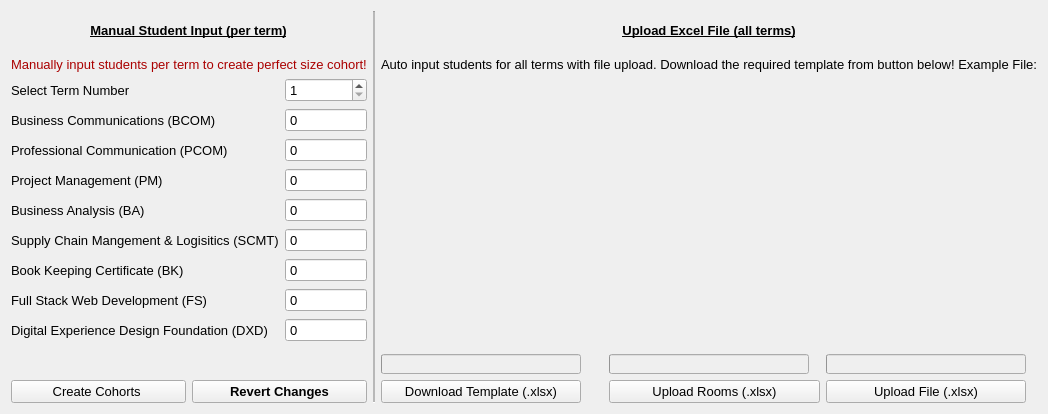
     <widget class="QWidget" name="StudentsInput">
      <attribute name="title">
       <string>Students Input</string>
      </attribute>
      <layout class="QVBoxLayout" name="verticalLayout_2">
       <item>
        <layout class="QGridLayout" name="StudentInputGrid">
         <item row="0" column="3" colspan="3" alignment="Qt::AlignHCenter|Qt::AlignVCenter">
          <widget class="QLabel" name="FileUploadText">
           <property name="sizePolicy">
            <sizepolicy hsizetype="Fixed" vsizetype="Fixed">
             <horstretch>0</horstretch>
             <verstretch>0</verstretch>
            </sizepolicy>
           </property>
           <property name="minimumSize">
            <size>
             <width>0</width>
             <height>40</height>
            </size>
           </property>
           <property name="maximumSize">
            <size>
             <width>250</width>
             <height>40</height>
            </size>
           </property>
           <property name="font">
            <font>
             <pointsize>10</pointsize>
            </font>
           </property>
           <property name="text">
            <string>&lt;html&gt;&lt;head/&gt;&lt;body&gt;&lt;p align=&quot;center&quot;&gt;&lt;span style=&quot; font-size:10pt; font-weight:600; text-decoration: underline;&quot;&gt;Upload Excel File (all terms)&lt;/span&gt;&lt;/p&gt;&lt;/body&gt;&lt;/html&gt;</string>
           </property>
          </widget>
         </item>
         <item row="5" column="3">
          <widget class="QProgressBar" name="ProgressBarDownload">
           <property name="enabled">
            <bool>false</bool>
           </property>
           <property name="minimumSize">
            <size>
             <width>200</width>
             <height>20</height>
            </size>
           </property>
           <property name="maximumSize">
            <size>
             <width>200</width>
             <height>20</height>
            </size>
           </property>
           <property name="font">
            <font>
             <pointsize>10</pointsize>
            </font>
           </property>
           <property name="value">
            <number>0</number>
           </property>
           <property name="alignment">
            <set>Qt::AlignLeading|Qt::AlignLeft|Qt::AlignVCenter</set>
           </property>
           <property name="textVisible">
            <bool>false</bool>
           </property>
           <property name="format">
            <string>Downloading template ... %p%</string>
           </property>
          </widget>
         </item>
         <item row="1" column="0" colspan="2" alignment="Qt::AlignHCenter|Qt::AlignTop">
          <widget class="QLabel" name="label_2">
           <property name="sizePolicy">
            <sizepolicy hsizetype="Fixed" vsizetype="Fixed">
             <horstretch>0</horstretch>
             <verstretch>0</verstretch>
            </sizepolicy>
           </property>
           <property name="font">
            <font>
             <pointsize>10</pointsize>
            </font>
           </property>
           <property name="text">
            <string>&lt;html&gt;&lt;head/&gt;&lt;body&gt;&lt;p&gt;&lt;span style=&quot; color:#aa0000;&quot;&gt;Manually input students per term to create perfect size cohort!&lt;/span&gt;&lt;/p&gt;&lt;/body&gt;&lt;/html&gt;</string>
           </property>
           <property name="alignment">
            <set>Qt::AlignLeading|Qt::AlignLeft|Qt::AlignVCenter</set>
           </property>
          </widget>
         </item>
         <item row="1" column="3" colspan="3" alignment="Qt::AlignHCenter">
          <widget class="QLabel" name="label">
           <property name="sizePolicy">
            <sizepolicy hsizetype="Fixed" vsizetype="Fixed">
             <horstretch>0</horstretch>
             <verstretch>0</verstretch>
            </sizepolicy>
           </property>
           <property name="font">
            <font>
             <pointsize>10</pointsize>
            </font>
           </property>
           <property name="text">
            <string>&lt;html&gt;&lt;head/&gt;&lt;body&gt;&lt;p&gt;&lt;span style=&quot; color:#aa0000;&quot;&gt;Auto input students for &lt;/span&gt;&lt;span style=&quot; font-style:italic; color:#aa0000;&quot;&gt;all &lt;/span&gt;&lt;span style=&quot; color:#aa0000;&quot;&gt;terms with file upload. Download the required template from button below!&lt;/span&gt;&lt;/p&gt;&lt;p&gt;&lt;span style=&quot; font-weight:600; color:#000000;&quot;&gt;Example File:&lt;/span&gt;&lt;/p&gt;&lt;/body&gt;&lt;/html&gt;</string>
           </property>
          </widget>
         </item>
         <item row="4" column="0" rowspan="2" colspan="2">
          <widget class="QLabel" name="MacEwanLogo">
           <property name="font">
            <font>
             <pointsize>10</pointsize>
            </font>
           </property>
           <property name="text">
            <string/>
           </property>
           <property name="pixmap">
            <pixmap>Images/MacEwanLogo.jpg</pixmap>
           </property>
           <property name="scaledContents">
            <bool>false</bool>
           </property>
          </widget>
         </item>
         <item row="6" column="0">
          <widget class="QPushButton" name="CreateCohort">
           <property name="sizePolicy">
            <sizepolicy hsizetype="Fixed" vsizetype="Fixed">
             <horstretch>0</horstretch>
             <verstretch>0</verstretch>
            </sizepolicy>
           </property>
           <property name="maximumSize">
            <size>
             <width>200</width>
             <height>30</height>
            </size>
           </property>
           <property name="font">
            <font>
             <pointsize>10</pointsize>
            </font>
           </property>
           <property name="text">
            <string>Create Cohorts </string>
           </property>
          </widget>
         </item>
         <item row="0" column="0" colspan="2" alignment="Qt::AlignHCenter|Qt::AlignVCenter">
          <widget class="QLabel" name="ManualInputText">
           <property name="sizePolicy">
            <sizepolicy hsizetype="Fixed" vsizetype="Fixed">
             <horstretch>0</horstretch>
             <verstretch>0</verstretch>
            </sizepolicy>
           </property>
           <property name="minimumSize">
            <size>
             <width>0</width>
             <height>40</height>
            </size>
           </property>
           <property name="maximumSize">
            <size>
             <width>250</width>
             <height>40</height>
            </size>
           </property>
           <property name="font">
            <font>
             <family>MS Shell Dlg 2</family>
             <pointsize>10</pointsize>
             <weight>50</weight>
             <italic>false</italic>
             <bold>false</bold>
            </font>
           </property>
           <property name="text">
            <string>&lt;html&gt;&lt;head/&gt;&lt;body&gt;&lt;p align=&quot;center&quot;&gt;&lt;span style=&quot; font-weight:600; text-decoration: underline;&quot;&gt;Manual Student Input (per term)&lt;/span&gt;&lt;/p&gt;&lt;/body&gt;&lt;/html&gt;</string>
           </property>
          </widget>
         </item>
         <item row="5" column="5">
          <widget class="QProgressBar" name="ProgressBarUpload">
           <property name="enabled">
            <bool>false</bool>
           </property>
           <property name="minimumSize">
            <size>
             <width>200</width>
             <height>20</height>
            </size>
           </property>
           <property name="maximumSize">
            <size>
             <width>200</width>
             <height>20</height>
            </size>
           </property>
           <property name="font">
            <font>
             <pointsize>10</pointsize>
             <weight>50</weight>
             <italic>false</italic>
             <bold>false</bold>
             <underline>false</underline>
            </font>
           </property>
           <property name="value">
            <number>0</number>
           </property>
           <property name="alignment">
            <set>Qt::AlignLeading|Qt::AlignLeft|Qt::AlignVCenter</set>
           </property>
           <property name="textVisible">
            <bool>false</bool>
           </property>
           <property name="orientation">
            <enum>Qt::Horizontal</enum>
           </property>
           <property name="invertedAppearance">
            <bool>false</bool>
           </property>
           <property name="format">
            <string>Uploading student input file ... %p%</string>
           </property>
          </widget>
         </item>
         <item row="2" column="0" rowspan="2" colspan="2">
          <layout class="QGridLayout" name="ManualInputLayout">
           <item row="5" column="0">
            <widget class="QLabel" name="SCMT">
             <property name="font">
              <font>
               <family>MS Shell Dlg 2</family>
               <pointsize>10</pointsize>
               <weight>50</weight>
               <italic>false</italic>
               <bold>false</bold>
               <underline>false</underline>
              </font>
             </property>
             <property name="text">
              <string>Supply Chain Mangement &amp; Logisitics (SCMT)</string>
             </property>
            </widget>
           </item>
           <item row="4" column="0">
            <widget class="QLabel" name="BA">
             <property name="font">
              <font>
               <family>MS Shell Dlg 2</family>
               <pointsize>10</pointsize>
               <weight>50</weight>
               <italic>false</italic>
               <bold>false</bold>
               <underline>false</underline>
              </font>
             </property>
             <property name="text">
              <string>Business Analysis (BA)</string>
             </property>
            </widget>
           </item>
           <item row="3" column="0">
            <widget class="QLabel" name="PM">
             <property name="font">
              <font>
               <family>MS Shell Dlg 2</family>
               <pointsize>10</pointsize>
               <weight>50</weight>
               <italic>false</italic>
               <bold>false</bold>
               <underline>false</underline>
              </font>
             </property>
             <property name="text">
              <string>Project Management (PM)</string>
             </property>
            </widget>
           </item>
           <item row="2" column="0">
            <widget class="QLabel" name="PCOM">
             <property name="font">
              <font>
               <family>MS Shell Dlg 2</family>
               <pointsize>10</pointsize>
               <weight>50</weight>
               <italic>false</italic>
               <bold>false</bold>
               <underline>false</underline>
              </font>
             </property>
             <property name="text">
              <string>Professional Communication (PCOM)</string>
             </property>
            </widget>
           </item>
           <item row="7" column="0">
            <widget class="QLabel" name="FS">
             <property name="font">
              <font>
               <family>MS Shell Dlg 2</family>
               <pointsize>10</pointsize>
               <weight>50</weight>
               <italic>false</italic>
               <bold>false</bold>
               <underline>false</underline>
              </font>
             </property>
             <property name="text">
              <string>Full Stack Web Development (FS)</string>
             </property>
            </widget>
           </item>
           <item row="8" column="0">
            <widget class="QLabel" name="DXD">
             <property name="font">
              <font>
               <family>MS Shell Dlg 2</family>
               <pointsize>10</pointsize>
               <weight>50</weight>
               <italic>false</italic>
               <bold>false</bold>
               <underline>false</underline>
              </font>
             </property>
             <property name="text">
              <string>Digital Experience Design Foundation (DXD)</string>
             </property>
            </widget>
           </item>
           <item row="6" column="0">
            <widget class="QLabel" name="BK">
             <property name="font">
              <font>
               <family>MS Shell Dlg 2</family>
               <pointsize>10</pointsize>
               <weight>50</weight>
               <italic>false</italic>
               <bold>false</bold>
               <underline>false</underline>
              </font>
             </property>
             <property name="text">
              <string>Book Keeping Certificate (BK)</string>
             </property>
            </widget>
           </item>
           <item row="0" column="1">
            <widget class="QSpinBox" name="TermInput">
             <property name="font">
              <font>
               <family>MS Shell Dlg 2</family>
               <pointsize>10</pointsize>
               <weight>50</weight>
               <italic>false</italic>
               <bold>false</bold>
              </font>
             </property>
             <property name="autoFillBackground">
              <bool>false</bool>
             </property>
             <property name="minimum">
              <number>1</number>
             </property>
             <property name="maximum">
              <number>3</number>
             </property>
            </widget>
           </item>
           <item row="0" column="0">
            <widget class="QLabel" name="TermNum">
             <property name="font">
              <font>
               <family>MS Shell Dlg 2</family>
               <pointsize>10</pointsize>
               <weight>50</weight>
               <italic>false</italic>
               <bold>false</bold>
               <underline>false</underline>
              </font>
             </property>
             <property name="text">
              <string>Select Term Number</string>
             </property>
            </widget>
           </item>
           <item row="1" column="0">
            <widget class="QLabel" name="BCOM">
             <property name="font">
              <font>
               <family>MS Shell Dlg 2</family>
               <pointsize>10</pointsize>
               <weight>50</weight>
               <italic>false</italic>
               <bold>false</bold>
               <underline>false</underline>
              </font>
             </property>
             <property name="text">
              <string>Business Communications (BCOM)</string>
             </property>
            </widget>
           </item>
           <item row="1" column="1">
            <widget class="QSpinBox" name="BCOMinput">
             <property name="font">
              <font>
               <family>MS Shell Dlg 2</family>
               <pointsize>10</pointsize>
               <weight>50</weight>
               <italic>false</italic>
               <bold>false</bold>
              </font>
             </property>
             <property name="buttonSymbols">
              <enum>QAbstractSpinBox::NoButtons</enum>
             </property>
             <property name="maximum">
              <number>555</number>
             </property>
            </widget>
           </item>
           <item row="2" column="1">
            <widget class="QSpinBox" name="PCOMinput">
             <property name="font">
              <font>
               <family>MS Shell Dlg 2</family>
               <pointsize>10</pointsize>
               <weight>50</weight>
               <italic>false</italic>
               <bold>false</bold>
              </font>
             </property>
             <property name="buttonSymbols">
              <enum>QAbstractSpinBox::NoButtons</enum>
             </property>
             <property name="maximum">
              <number>555</number>
             </property>
            </widget>
           </item>
           <item row="3" column="1">
            <widget class="QSpinBox" name="PMinput">
             <property name="font">
              <font>
               <family>MS Shell Dlg 2</family>
               <pointsize>10</pointsize>
               <weight>50</weight>
               <italic>false</italic>
               <bold>false</bold>
              </font>
             </property>
             <property name="buttonSymbols">
              <enum>QAbstractSpinBox::NoButtons</enum>
             </property>
             <property name="maximum">
              <number>555</number>
             </property>
            </widget>
           </item>
           <item row="4" column="1">
            <widget class="QSpinBox" name="BAinput">
             <property name="font">
              <font>
               <family>MS Shell Dlg 2</family>
               <pointsize>10</pointsize>
               <weight>50</weight>
               <italic>false</italic>
               <bold>false</bold>
              </font>
             </property>
             <property name="buttonSymbols">
              <enum>QAbstractSpinBox::NoButtons</enum>
             </property>
             <property name="maximum">
              <number>555</number>
             </property>
            </widget>
           </item>
           <item row="5" column="1">
            <widget class="QSpinBox" name="SCMTinput">
             <property name="font">
              <font>
               <family>MS Shell Dlg 2</family>
               <pointsize>10</pointsize>
               <weight>50</weight>
               <italic>false</italic>
               <bold>false</bold>
              </font>
             </property>
             <property name="buttonSymbols">
              <enum>QAbstractSpinBox::NoButtons</enum>
             </property>
             <property name="maximum">
              <number>555</number>
             </property>
            </widget>
           </item>
           <item row="6" column="1">
            <widget class="QSpinBox" name="BKinput">
             <property name="font">
              <font>
               <family>MS Shell Dlg 2</family>
               <pointsize>10</pointsize>
               <weight>50</weight>
               <italic>false</italic>
               <bold>false</bold>
              </font>
             </property>
             <property name="buttonSymbols">
              <enum>QAbstractSpinBox::NoButtons</enum>
             </property>
             <property name="maximum">
              <number>555</number>
             </property>
            </widget>
           </item>
           <item row="7" column="1">
            <widget class="QSpinBox" name="FSinput">
             <property name="font">
              <font>
               <family>MS Shell Dlg 2</family>
               <pointsize>10</pointsize>
               <weight>50</weight>
               <italic>false</italic>
               <bold>false</bold>
              </font>
             </property>
             <property name="buttonSymbols">
              <enum>QAbstractSpinBox::NoButtons</enum>
             </property>
             <property name="maximum">
              <number>555</number>
             </property>
            </widget>
           </item>
           <item row="8" column="1">
            <widget class="QSpinBox" name="DXDinput">
             <property name="font">
              <font>
               <family>MS Shell Dlg 2</family>
               <pointsize>10</pointsize>
               <weight>50</weight>
               <italic>false</italic>
               <bold>false</bold>
              </font>
             </property>
             <property name="buttonSymbols">
              <enum>QAbstractSpinBox::NoButtons</enum>
             </property>
             <property name="maximum">
              <number>555</number>
             </property>
            </widget>
           </item>
          </layout>
         </item>
         <item row="2" column="3" rowspan="3" colspan="3">
          <widget class="QLabel" name="inputTemplate">
           <property name="sizePolicy">
            <sizepolicy hsizetype="Fixed" vsizetype="Fixed">
             <horstretch>0</horstretch>
             <verstretch>0</verstretch>
            </sizepolicy>
           </property>
           <property name="font">
            <font>
             <pointsize>10</pointsize>
            </font>
           </property>
           <property name="text">
            <string/>
           </property>
           <property name="pixmap">
            <pixmap>Images/StudentInputExample.png</pixmap>
           </property>
           <property name="scaledContents">
            <bool>false</bool>
           </property>
           <property name="alignment">
            <set>Qt::AlignHCenter|Qt::AlignTop</set>
           </property>
           <property name="wordWrap">
            <bool>false</bool>
           </property>
          </widget>
         </item>
         <item row="0" column="2" rowspan="7">
          <widget class="Line" name="VerticalLine">
           <property name="windowModality">
            <enum>Qt::NonModal</enum>
           </property>
           <property name="enabled">
            <bool>true</bool>
           </property>
           <property name="sizePolicy">
            <sizepolicy hsizetype="Fixed" vsizetype="Fixed">
             <horstretch>0</horstretch>
             <verstretch>0</verstretch>
            </sizepolicy>
           </property>
           <property name="minimumSize">
            <size>
             <width>2</width>
             <height>0</height>
            </size>
           </property>
           <property name="maximumSize">
            <size>
             <width>0</width>
             <height>10000</height>
            </size>
           </property>
           <property name="font">
            <font>
             <pointsize>10</pointsize>
            </font>
           </property>
           <property name="layoutDirection">
            <enum>Qt::LeftToRight</enum>
           </property>
           <property name="frameShadow">
            <enum>QFrame::Sunken</enum>
           </property>
           <property name="lineWidth">
            <number>1</number>
           </property>
           <property name="midLineWidth">
            <number>200</number>
           </property>
           <property name="orientation">
            <enum>Qt::Vertical</enum>
           </property>
          </widget>
         </item>
         <item row="6" column="1">
          <widget class="QPushButton" name="RevertButton">
           <property name="sizePolicy">
            <sizepolicy hsizetype="Fixed" vsizetype="Fixed">
             <horstretch>0</horstretch>
             <verstretch>0</verstretch>
            </sizepolicy>
           </property>
           <property name="maximumSize">
            <size>
             <width>200</width>
             <height>30</height>
            </size>
           </property>
           <property name="font">
            <font>
             <family>MS Shell Dlg 2</family>
             <pointsize>10</pointsize>
             <weight>75</weight>
             <italic>false</italic>
             <bold>true</bold>
             <underline>false</underline>
            </font>
           </property>
           <property name="toolTip">
            <string notr="true"/>
           </property>
           <property name="statusTip">
            <string notr="true"/>
           </property>
           <property name="whatsThis">
            <string comment="Revert changes" extracomment="Revert changes"/>
           </property>
           <property name="styleSheet">
            <string notr="true"/>
           </property>
           <property name="text">
            <string>Revert Changes</string>
           </property>
           <property name="checkable">
            <bool>false</bool>
           </property>
           <property name="checked">
            <bool>false</bool>
           </property>
           <property name="autoRepeat">
            <bool>false</bool>
           </property>
           <property name="autoDefault">
            <bool>false</bool>
           </property>
           <property name="default">
            <bool>false</bool>
           </property>
           <property name="flat">
            <bool>false</bool>
           </property>
          </widget>
         </item>
         <item row="6" column="3">
          <widget class="QPushButton" name="DownloadTemplate">
           <property name="sizePolicy">
            <sizepolicy hsizetype="Fixed" vsizetype="Fixed">
             <horstretch>0</horstretch>
             <verstretch>0</verstretch>
            </sizepolicy>
           </property>
           <property name="maximumSize">
            <size>
             <width>200</width>
             <height>30</height>
            </size>
           </property>
           <property name="font">
            <font>
             <pointsize>10</pointsize>
            </font>
           </property>
           <property name="text">
            <string>Download Template (.xlsx)</string>
           </property>
          </widget>
         </item>
         <item row="6" column="5">
          <widget class="QPushButton" name="UploadFileButton">
           <property name="sizePolicy">
            <sizepolicy hsizetype="Fixed" vsizetype="Fixed">
             <horstretch>0</horstretch>
             <verstretch>0</verstretch>
            </sizepolicy>
           </property>
           <property name="maximumSize">
            <size>
             <width>200</width>
             <height>30</height>
            </size>
           </property>
           <property name="font">
            <font>
             <pointsize>10</pointsize>
             <italic>false</italic>
            </font>
           </property>
           <property name="text">
            <string>Upload File (.xlsx)</string>
           </property>
          </widget>
         </item>
         <item row="6" column="4">
          <widget class="QPushButton" name="RoomsButton">
           <property name="font">
            <font>
             <pointsize>10</pointsize>
            </font>
           </property>
           <property name="text">
            <string>Upload Rooms (.xlsx)</string>
           </property>
          </widget>
         </item>
         <item row="5" column="4">
          <widget class="QProgressBar" name="ProgressBarUpload3">
           <property name="enabled">
            <bool>false</bool>
           </property>
           <property name="minimumSize">
            <size>
             <width>200</width>
             <height>20</height>
            </size>
           </property>
           <property name="maximumSize">
            <size>
             <width>200</width>
             <height>20</height>
            </size>
           </property>
           <property name="font">
            <font>
             <pointsize>10</pointsize>
            </font>
           </property>
           <property name="value">
            <number>0</number>
           </property>
           <property name="textVisible">
            <bool>false</bool>
           </property>
           <property name="format">
            <string>Uploading rooms file ... %p%</string>
           </property>
          </widget>
         </item>
        </layout>
       </item>
      </layout>
     </widget>
